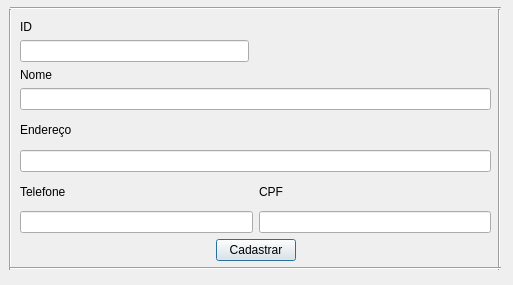
<?xml version="1.0" encoding="UTF-8"?>
<ui version="4.0">
 <class>CadastroCliente</class>
 <widget class="QDialog" name="CadastroCliente">
  <property name="geometry">
   <rect>
    <x>0</x>
    <y>0</y>
    <width>513</width>
    <height>285</height>
   </rect>
  </property>
  <property name="windowTitle">
   <string>Cadastrar Cliente</string>
  </property>
  <property name="windowIcon">
   <iconset resource="Recursos.qrc">
    <normaloff>:/img/img/clientei.png</normaloff>:/img/img/clientei.png</iconset>
  </property>
  <widget class="Line" name="line_3">
   <property name="geometry">
    <rect>
     <x>489</x>
     <y>9</y>
     <width>20</width>
     <height>261</height>
    </rect>
   </property>
   <property name="orientation">
    <enum>Qt::Vertical</enum>
   </property>
  </widget>
  <widget class="QWidget" name="layoutWidget">
   <property name="geometry">
    <rect>
     <x>20</x>
     <y>20</y>
     <width>941</width>
     <height>241</height>
    </rect>
   </property>
   <layout class="QGridLayout" name="layoutGridCC">
    <item row="2" column="0">
     <layout class="QHBoxLayout" name="layoutUniaoCC">
      <item>
       <layout class="QVBoxLayout" name="layoutCCTelefone">
        <item>
         <widget class="QLabel" name="labelCCTelefone">
          <property name="text">
           <string>Telefone</string>
          </property>
         </widget>
        </item>
        <item>
         <widget class="QLineEdit" name="lineEditCCTelefone"/>
        </item>
       </layout>
      </item>
      <item>
       <layout class="QVBoxLayout" name="layoutCCCPF">
        <item>
         <widget class="QLabel" name="labelCCCPF">
          <property name="text">
           <string>CPF</string>
          </property>
         </widget>
        </item>
        <item>
         <widget class="QLineEdit" name="lineEditCCCPF"/>
        </item>
       </layout>
      </item>
     </layout>
    </item>
    <item row="3" column="0">
     <layout class="QHBoxLayout" name="layoutUniaoCCBotao">
      <item>
       <spacer name="spacerCCD">
        <property name="orientation">
         <enum>Qt::Horizontal</enum>
        </property>
        <property name="sizeHint" stdset="0">
         <size>
          <width>40</width>
          <height>20</height>
         </size>
        </property>
       </spacer>
      </item>
      <item>
       <widget class="QPushButton" name="pushButtonCCCadastrar">
        <property name="text">
         <string>Cadastrar</string>
        </property>
       </widget>
      </item>
      <item>
       <spacer name="spacerCCE">
        <property name="orientation">
         <enum>Qt::Horizontal</enum>
        </property>
        <property name="sizeHint" stdset="0">
         <size>
          <width>40</width>
          <height>20</height>
         </size>
        </property>
       </spacer>
      </item>
     </layout>
    </item>
    <item row="0" column="0">
     <layout class="QVBoxLayout" name="layoutCCNome">
      <item>
       <layout class="QHBoxLayout" name="horizontalLayout">
        <item>
         <layout class="QVBoxLayout" name="layoutCCID">
          <item>
           <widget class="QLabel" name="labelCCID">
            <property name="text">
             <string>ID</string>
            </property>
           </widget>
          </item>
          <item>
           <widget class="QLineEdit" name="lineEditCCID"/>
          </item>
         </layout>
        </item>
        <item>
         <widget class="QLabel" name="label">
          <property name="text">
           <string/>
          </property>
         </widget>
        </item>
        <item>
         <spacer name="horizontalSpacer">
          <property name="orientation">
           <enum>Qt::Horizontal</enum>
          </property>
          <property name="sizeHint" stdset="0">
           <size>
            <width>40</width>
            <height>20</height>
           </size>
          </property>
         </spacer>
        </item>
       </layout>
      </item>
      <item>
       <widget class="QLabel" name="labelCCNome">
        <property name="text">
         <string>Nome</string>
        </property>
       </widget>
      </item>
      <item>
       <widget class="QLineEdit" name="lineEditCCNome"/>
      </item>
     </layout>
    </item>
    <item row="1" column="0">
     <layout class="QVBoxLayout" name="layoutCCEndereco">
      <item>
       <widget class="QLabel" name="labelCCEndereco">
        <property name="text">
         <string>Endereço</string>
        </property>
       </widget>
      </item>
      <item>
       <widget class="QLineEdit" name="lineEditCCEndereco"/>
      </item>
     </layout>
    </item>
    <item row="1" column="1">
     <spacer name="spacerCCDD">
      <property name="orientation">
       <enum>Qt::Horizontal</enum>
      </property>
      <property name="sizeHint" stdset="0">
       <size>
        <width>40</width>
        <height>20</height>
       </size>
      </property>
     </spacer>
    </item>
   </layout>
  </widget>
  <widget class="Line" name="line_4">
   <property name="geometry">
    <rect>
     <x>0</x>
     <y>9</y>
     <width>20</width>
     <height>261</height>
    </rect>
   </property>
   <property name="orientation">
    <enum>Qt::Vertical</enum>
   </property>
  </widget>
  <widget class="Line" name="line_2">
   <property name="geometry">
    <rect>
     <x>10</x>
     <y>0</y>
     <width>491</width>
     <height>16</height>
    </rect>
   </property>
   <property name="orientation">
    <enum>Qt::Horizontal</enum>
   </property>
  </widget>
  <widget class="Line" name="line">
   <property name="geometry">
    <rect>
     <x>10</x>
     <y>260</y>
     <width>491</width>
     <height>16</height>
    </rect>
   </property>
   <property name="orientation">
    <enum>Qt::Horizontal</enum>
   </property>
  </widget>
 </widget>
 <tabstops>
  <tabstop>lineEditCCID</tabstop>
  <tabstop>lineEditCCNome</tabstop>
  <tabstop>lineEditCCEndereco</tabstop>
  <tabstop>lineEditCCTelefone</tabstop>
  <tabstop>lineEditCCCPF</tabstop>
  <tabstop>pushButtonCCCadastrar</tabstop>
 </tabstops>
 <resources>
  <include location="Recursos.qrc"/>
 </resources>
 <connections/>
</ui>
